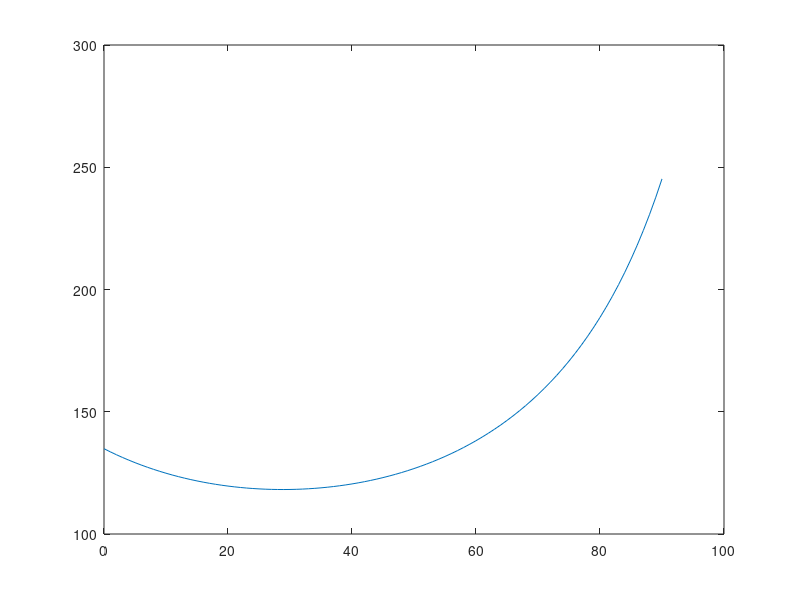

Write MATLAB code to recreate this figure. (Note: this script raises an error after producing the figure.)
% Define problem constants
g = 9.81;
mu = 0.55;
F = 150;
m = 25;
format long
% Define the function to be solved for. Is the angle specified in radians or degrees?

% THINK, what makes range sense for angle?
deg = 0:90;
force = mu*m*g./(cosd(deg)+mu.*sind(deg));
% Plot your function. Does plotting give you an idea about where the root is?
plot(deg,force)
% Finaly solve for the root using the bisection script given to you, which can be called as:
%[root, fx, ea, iter] = bisect(func, lower_bound, upper_bound);
func = @(x)mu*m*g./(cosd(x)+mu.*sind(x))-150;
[root, fx, ea, iter] = bisect(func, 65, 70);
angle=root;
% These variables will be checked for your final answer:
% angle =  % the angle in degree that solves this problem
% fx =     % the function value at your solved angle
% ea =     % the bisection error estimate
% iter =   % the number of bisection iterations

fprintf('The angle is %.2f degrees\n',angle)
fprintf('The value at that angle is %.2e\n',fx)
fprintf('The error is %.2e percent\n' ,ea)
fprintf('It took %.f iterations',iter)